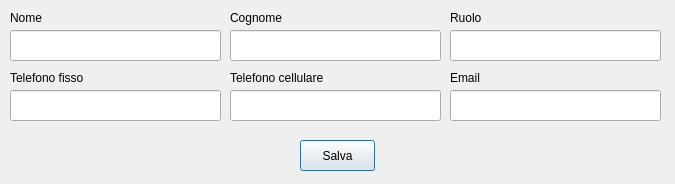
<?xml version="1.0" encoding="UTF-8"?>
<ui version="4.0">
 <class>PopupReferente</class>
 <widget class="QDialog" name="PopupReferente">
  <property name="geometry">
   <rect>
    <x>0</x>
    <y>0</y>
    <width>675</width>
    <height>184</height>
   </rect>
  </property>
  <property name="windowTitle">
   <string>Dialog</string>
  </property>
  <widget class="QLineEdit" name="tbNome">
   <property name="geometry">
    <rect>
     <x>10</x>
     <y>30</y>
     <width>211</width>
     <height>31</height>
    </rect>
   </property>
  </widget>
  <widget class="QLineEdit" name="tbCognome">
   <property name="geometry">
    <rect>
     <x>230</x>
     <y>30</y>
     <width>211</width>
     <height>31</height>
    </rect>
   </property>
  </widget>
  <widget class="QLineEdit" name="tbEmail">
   <property name="geometry">
    <rect>
     <x>450</x>
     <y>90</y>
     <width>211</width>
     <height>31</height>
    </rect>
   </property>
  </widget>
  <widget class="QLineEdit" name="tbRuolo">
   <property name="geometry">
    <rect>
     <x>450</x>
     <y>30</y>
     <width>211</width>
     <height>31</height>
    </rect>
   </property>
  </widget>
  <widget class="QLineEdit" name="tbTelefono">
   <property name="geometry">
    <rect>
     <x>10</x>
     <y>90</y>
     <width>211</width>
     <height>31</height>
    </rect>
   </property>
  </widget>
  <widget class="QLineEdit" name="tbCellulare">
   <property name="geometry">
    <rect>
     <x>230</x>
     <y>90</y>
     <width>211</width>
     <height>31</height>
    </rect>
   </property>
  </widget>
  <widget class="QLabel" name="lbNome">
   <property name="geometry">
    <rect>
     <x>10</x>
     <y>10</y>
     <width>49</width>
     <height>16</height>
    </rect>
   </property>
   <property name="text">
    <string>Nome</string>
   </property>
  </widget>
  <widget class="QLabel" name="lbCognome">
   <property name="geometry">
    <rect>
     <x>230</x>
     <y>10</y>
     <width>71</width>
     <height>16</height>
    </rect>
   </property>
   <property name="text">
    <string>Cognome</string>
   </property>
  </widget>
  <widget class="QLabel" name="lbRuolo">
   <property name="geometry">
    <rect>
     <x>450</x>
     <y>10</y>
     <width>49</width>
     <height>16</height>
    </rect>
   </property>
   <property name="text">
    <string>Ruolo</string>
   </property>
  </widget>
  <widget class="QLabel" name="lb_tel">
   <property name="geometry">
    <rect>
     <x>10</x>
     <y>70</y>
     <width>81</width>
     <height>16</height>
    </rect>
   </property>
   <property name="text">
    <string>Telefono fisso</string>
   </property>
  </widget>
  <widget class="QLabel" name="lb_cell">
   <property name="geometry">
    <rect>
     <x>230</x>
     <y>70</y>
     <width>101</width>
     <height>16</height>
    </rect>
   </property>
   <property name="text">
    <string>Telefono cellulare</string>
   </property>
  </widget>
  <widget class="QLabel" name="lbEmail">
   <property name="geometry">
    <rect>
     <x>450</x>
     <y>70</y>
     <width>49</width>
     <height>16</height>
    </rect>
   </property>
   <property name="text">
    <string>Email</string>
   </property>
  </widget>
  <widget class="QPushButton" name="btnOk">
   <property name="geometry">
    <rect>
     <x>300</x>
     <y>140</y>
     <width>75</width>
     <height>31</height>
    </rect>
   </property>
   <property name="text">
    <string>Salva</string>
   </property>
  </widget>
 </widget>
 <tabstops>
  <tabstop>tbNome</tabstop>
  <tabstop>tbCognome</tabstop>
  <tabstop>tbRuolo</tabstop>
  <tabstop>tbTelefono</tabstop>
  <tabstop>tbCellulare</tabstop>
  <tabstop>tbEmail</tabstop>
  <tabstop>btnOk</tabstop>
 </tabstops>
 <resources/>
 <connections/>
</ui>
